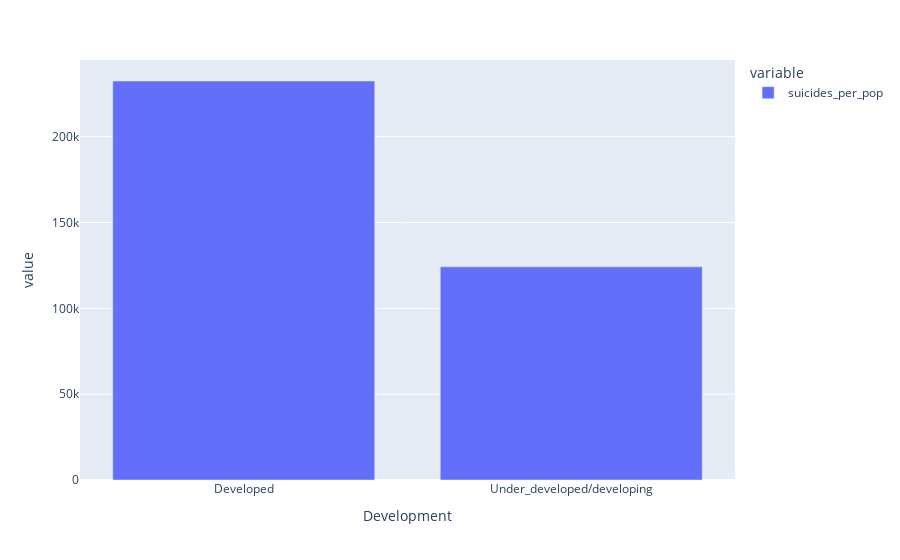

Notebook code for this chart:
### Markdown cell above
Now i want to visualize the data using suicide per population cause according to bros Haggai, na wetin we suppose use

### Code cell
px.bar(suicide_datadev)

### Figure 1 — Plotly figure (JSON) as saved in the notebook; plotly's stock layout.template omitted (floating-point values rounded to 4 significant figures)
{"data": [{"alignmentgroup": "True", "hovertemplate": "variable=suicides_per_pop<br>Development=%{x}<br>value=%{y}<extra></extra>", "legendgroup": "suicides_per_pop", "marker": {"color": "#636efa", "pattern": {"shape": ""}}, "name": "suicides_per_pop", "offsetgroup": "suicides_per_pop", "orientation": "v", "showlegend": true, "textposition": "auto", "type": "bar", "x": ["Developed", "Under_developed/developing"], "xaxis": "x", "y": [232400.0, 124100.0], "yaxis": "y"}], "layout": {"barmode": "relative", "legend": {"title": {"text": "variable"}, "tracegroupgap": 0}, "margin": {"t": 60}, "xaxis": {"anchor": "y", "domain": [0, 1], "title": {"text": "Development"}}, "yaxis": {"anchor": "x", "domain": [0, 1], "title": {"text": "value"}}}}
